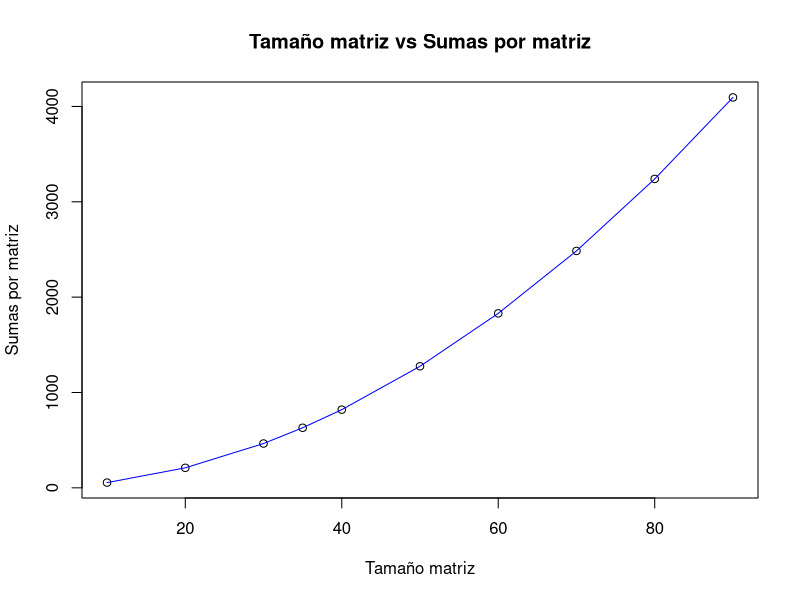

The R source for this figure:

#--------------------------------
# TALLER #1
# SUMAS POR MATRIZ
#--------------------------------
# Integrantes
# - Andres Camilo Giraldo Gil
# - Erika Alejandra Gonzalez
# - Leonel Steven Londono
#--------------------------------
# Analisis Numerico
#--------------------------------

matrizTriang<-function(b)
{
  sumas <-c()
  for(z in b)
  {
    
    cont = 0  
    matriz<-matrix(0,ncol=z,nrow = z)
    for(i in 1:z )
    {
      for (j in 1:i)
      {
      if(j==z)
      {
        matriz[i,j]=1
      }
        else
        {
            
        matriz[i,j]=1
        }
        
        }
      cont=cont+1
    }
sumaf=apply(matriz,1,sum)
value=sum(sumaf)
cat(value,"\n")
sumas = c(sumas,value)
  }
  
plot(b,sumas,xlab="Tamaño matriz",ylab="Sumas por matriz",main = "Tamaño matriz vs Sumas por matriz")
lines(b,sumas, col = "blue")
}
#--------------------------------
b<-c(10,20,30,35,40,50,60,70,80,90)
matrizTriang(b)

